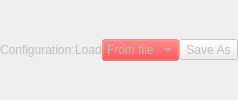
    <widget class="QWidget" name="loadSave" native="true">
     <property name="enabled">
      <bool>false</bool>
     </property>
     <property name="sizePolicy">
      <sizepolicy hsizetype="Minimum" vsizetype="Fixed">
       <horstretch>0</horstretch>
       <verstretch>0</verstretch>
      </sizepolicy>
     </property>
     <layout class="QHBoxLayout" name="horizontalLayout">
      <property name="spacing">
       <number>0</number>
      </property>
      <property name="leftMargin">
       <number>0</number>
      </property>
      <property name="topMargin">
       <number>0</number>
      </property>
      <property name="rightMargin">
       <number>0</number>
      </property>
      <property name="bottomMargin">
       <number>0</number>
      </property>
      <item>
       <widget class="QLabel" name="label_14">
        <property name="text">
         <string>Configuration:</string>
        </property>
       </widget>
      </item>
      <item>
       <widget class="QLabel" name="label_52">
        <property name="sizePolicy">
         <sizepolicy hsizetype="Fixed" vsizetype="Fixed">
          <horstretch>0</horstretch>
          <verstretch>0</verstretch>
         </sizepolicy>
        </property>
        <property name="text">
         <string>Load</string>
        </property>
       </widget>
      </item>
      <item>
       <widget class="QComboBox" name="loadConfig">
        <property name="styleSheet">
         <string notr="true">background-color: rgba(255, 0, 0,64);</string>
        </property>
        <item>
         <property name="text">
          <string>From file</string>
         </property>
        </item>
       </widget>
      </item>
      <item>
       <widget class="QToolButton" name="saveConfig">
        <property name="sizePolicy">
         <sizepolicy hsizetype="Preferred" vsizetype="Fixed">
          <horstretch>0</horstretch>
          <verstretch>0</verstretch>
         </sizepolicy>
        </property>
        <property name="text">
         <string>Save As</string>
        </property>
       </widget>
      </item>
     </layout>
    </widget>
